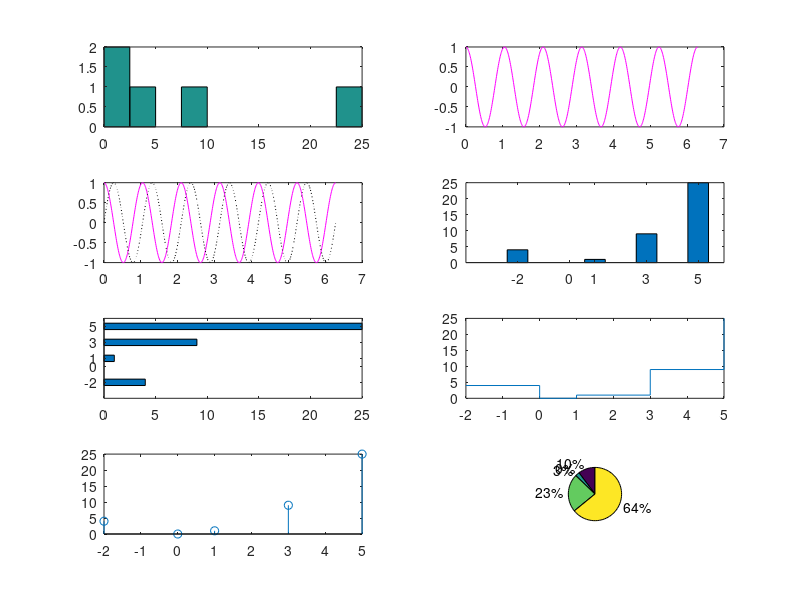

Write MATLAB code to recreate this figure.
%2D multiple graphs in single plane 
clc
clear all
close all
x=[0:0.01:2*pi];
y1=sin(6*x);
y2=cos(6*x);
subplot(4,2,1)
plot(x,y1,'k:')
subplot(4,2,2)
plot(x,y2,'-m')
subplot(4,2,3)
plot(x,y2,'-m',x,y1,'k:')
t=[-2 0 1 3 5];
w=[4 0 1 9 25];
subplot(4,2,4)
bar(t,w)
t=[-2 0 1 3 5];
w=[4 0 1 9 25];
subplot(4,2,5)
barh(t,w)
subplot(4,2,6)
stairs(t,w)
subplot(4,2,7)
stem(t,w)
subplot(4,2,8)
pie(w)
subplot(4,2,1)
hist(w)